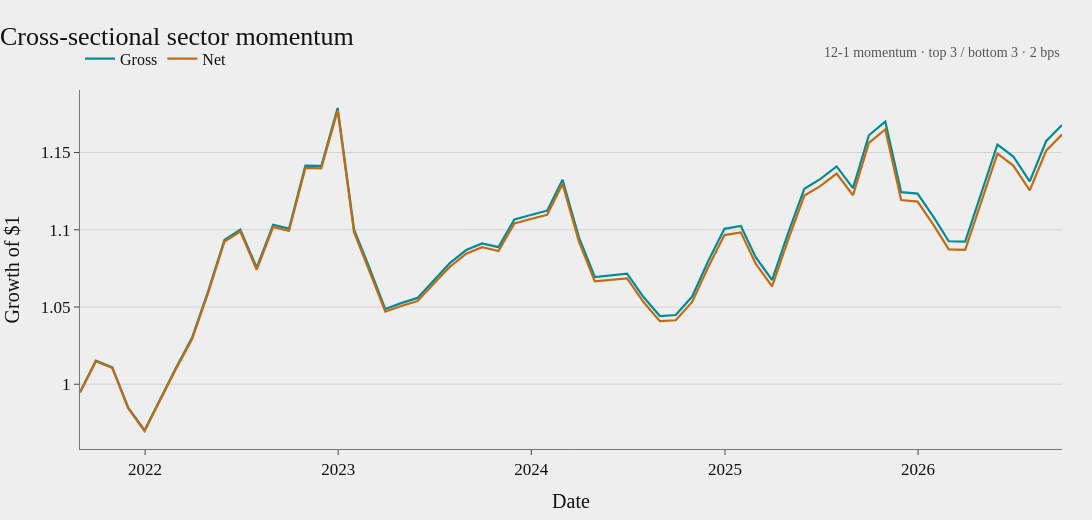

The notebook cell saved with this chart:
### Markdown cell above
## 11. Backtest the cross-sectional portfolio

Monthly asset returns are

$$
r_{i,t}
=
\frac{P_{i,t}}{P_{i,t-1}}-1.
$$

The portfolio uses the previous month's target weights:

$$
r^{p}_t
=
\sum_i w_{i,t-1}r_{i,t}.
$$

Transaction cost is based on the absolute change in portfolio weights.

### Code cell
monthly_returns = (
    monthly_close
    .pct_change(fill_method=None)
)

held_weights = (
    target_weights
    .shift(1)
    .fillna(0.0)
)

weight_change = (
    held_weights
    .diff()
)

if len(weight_change) > 0:
    weight_change.iloc[0] = held_weights.iloc[0]

monthly_turnover = (
    weight_change
    .abs()
    .sum(axis=1)
)

cross_gross_return = (
    held_weights
    * monthly_returns
).sum(axis=1, min_count=1)

cross_net_return = (
    cross_gross_return
    - monthly_turnover * COST_BPS / 10_000
)

cross_sectional = pd.DataFrame(
    {
        "gross_return": cross_gross_return,
        "net_return": cross_net_return,
        "turnover": monthly_turnover,
    }
).dropna(subset=["gross_return", "net_return"])

active_start = (
    held_weights.abs().sum(axis=1).gt(0)
)

if active_start.any():
    first_active = active_start[active_start].index[0]
    cross_sectional = cross_sectional.loc[first_active:]
    held_weights = held_weights.loc[first_active:]

cross_metrics = pd.DataFrame(
    {
        "Cross-sectional gross": summary_from_returns(
            cross_sectional["gross_return"],
            periods_per_year=12,
            turnover=cross_sectional["turnover"],
        ),
        "Cross-sectional net": summary_from_returns(
            cross_sectional["net_return"],
            periods_per_year=12,
            turnover=cross_sectional["turnover"],
        ),
    }
)

display(cross_metrics.round(4))

cross_equity = pd.DataFrame(
    {
        "Gross": (1 + cross_sectional["gross_return"]).cumprod(),
        "Net": (1 + cross_sectional["net_return"]).cumprod(),
    }
)

fig = go.Figure()

fig.add_trace(
    go.Scatter(
        x=cross_equity.index,
        y=cross_equity["Gross"],
        name="Gross",
        line={"color": ACCENT, "width": 2.2},
    )
)

fig.add_trace(
    go.Scatter(
        x=cross_equity.index,
        y=cross_equity["Net"],
        name="Net",
        line={"color": SECONDARY_ACCENT, "width": 2.2},
    )
)

style_chart(
    fig,
    title="Cross-sectional sector momentum",
    source_text=(
        f"12-1 momentum · top {N_LONG} / bottom {N_SHORT} · "
        f"{COST_BPS:.0f} bps"
    ),
)
label_axes(fig, x_title="Date", y_title="Growth of $1")
fig.show()

### Figure 1 — Plotly figure (JSON) as saved in the notebook; plotly's stock layout.template omitted (floating-point values rounded to 4 significant figures)
{"data": [{"line": {"color": "#008C95", "width": 2.2}, "name": "Gross", "type": "scatter", "x": ["2021-08-31T00:00:00+00:00", "2021-09-30T00:00:00+00:00", "2021-10-31T00:00:00+00:00", "2021-11-30T00:00:00+00:00", "2021-12-31T00:00:00+00:00", "2022-01-31T00:00:00+00:00", "2022-02-28T00:00:00+00:00", "2022-03-31T00:00:00+00:00", "2022-04-30T00:00:00+00:00", "2022-05-31T00:00:00+00:00", "2022-06-30T00:00:00+00:00", "2022-07-31T00:00:00+00:00", "2022-08-31T00:00:00+00:00", "2022-09-30T00:00:00+00:00", "2022-10-31T00:00:00+00:00", "2022-11-30T00:00:00+00:00", "2022-12-31T00:00:00+00:00", "2023-01-31T00:00:00+00:00", "2023-02-28T00:00:00+00:00", "2023-03-31T00:00:00+00:00", "2023-04-30T00:00:00+00:00", "2023-05-31T00:00:00+00:00", "2023-06-30T00:00:00+00:00", "2023-07-31T00:00:00+00:00", "2023-08-31T00:00:00+00:00", "2023-09-30T00:00:00+00:00", "2023-10-31T00:00:00+00:00", "2023-11-30T00:00:00+00:00", "2023-12-31T00:00:00+00:00", "2024-01-31T00:00:00+00:00", "2024-02-29T00:00:00+00:00", "2024-03-31T00:00:00+00:00", "2024-04-30T00:00:00+00:00", "2024-05-31T00:00:00+00:00", "2024-06-30T00:00:00+00:00", "2024-07-31T00:00:00+00:00", "2024-08-31T00:00:00+00:00", "2024-09-30T00:00:00+00:00", "2024-10-31T00:00:00+00:00", "2024-11-30T00:00:00+00:00", "2024-12-31T00:00:00+00:00", "2025-01-31T00:00:00+00:00", "2025-02-28T00:00:00+00:00", "2025-03-31T00:00:00+00:00", "2025-04-30T00:00:00+00:00", "2025-05-31T00:00:00+00:00", "2025-06-30T00:00:00+00:00", "2025-07-31T00:00:00+00:00", "2025-08-31T00:00:00+00:00", "2025-09-30T00:00:00+00:00", "2025-10-31T00:00:00+00:00", "2025-11-30T00:00:00+00:00", "2025-12-31T00:00:00+00:00", "2026-01-31T00:00:00+00:00", "2026-02-28T00:00:00+00:00", "2026-03-31T00:00:00+00:00", "2026-04-30T00:00:00+00:00", "2026-05-31T00:00:00+00:00", "2026-06-30T00:00:00+00:00", "2026-07-31T00:00:00+00:00", "2026-08-31T00:00:00+00:00", "2026-09-30T00:00:00+00:00"], "y": [0.9948, 1.015, 1.011, 0.9849, 0.9702, 0.9914, 1.01, 1.03, 1.06, 1.093, 1.1, 1.075, 1.103, 1.101, 1.142, 1.141, 1.179, 1.1, 1.076, 1.049, 1.052, 1.056, 1.067, 1.078, 1.087, 1.091, 1.089, 1.107, 1.11, 1.112, 1.132, 1.095, 1.069, 1.071, 1.072, 1.056, 1.044, 1.045, 1.057, 1.079, 1.101, 1.102, 1.082, 1.067, 1.097, 1.127, 1.133, 1.141, 1.127, 1.161, 1.17, 1.124, 1.123, 1.108, 1.093, 1.092, 1.123, 1.155, 1.147, 1.131, 1.157, 1.168]}, {"line": {"color": "#C56A13", "width": 2.2}, "name": "Net", "type": "scatter", "x": ["2021-08-31T00:00:00+00:00", "2021-09-30T00:00:00+00:00", "2021-10-31T00:00:00+00:00", "2021-11-30T00:00:00+00:00", "2021-12-31T00:00:00+00:00", "2022-01-31T00:00:00+00:00", "2022-02-28T00:00:00+00:00", "2022-03-31T00:00:00+00:00", "2022-04-30T00:00:00+00:00", "2022-05-31T00:00:00+00:00", "2022-06-30T00:00:00+00:00", "2022-07-31T00:00:00+00:00", "2022-08-31T00:00:00+00:00", "2022-09-30T00:00:00+00:00", "2022-10-31T00:00:00+00:00", "2022-11-30T00:00:00+00:00", "2022-12-31T00:00:00+00:00", "2023-01-31T00:00:00+00:00", "2023-02-28T00:00:00+00:00", "2023-03-31T00:00:00+00:00", "2023-04-30T00:00:00+00:00", "2023-05-31T00:00:00+00:00", "2023-06-30T00:00:00+00:00", "2023-07-31T00:00:00+00:00", "2023-08-31T00:00:00+00:00", "2023-09-30T00:00:00+00:00", "2023-10-31T00:00:00+00:00", "2023-11-30T00:00:00+00:00", "2023-12-31T00:00:00+00:00", "2024-01-31T00:00:00+00:00", "2024-02-29T00:00:00+00:00", "2024-03-31T00:00:00+00:00", "2024-04-30T00:00:00+00:00", "2024-05-31T00:00:00+00:00", "2024-06-30T00:00:00+00:00", "2024-07-31T00:00:00+00:00", "2024-08-31T00:00:00+00:00", "2024-09-30T00:00:00+00:00", "2024-10-31T00:00:00+00:00", "2024-11-30T00:00:00+00:00", "2024-12-31T00:00:00+00:00", "2025-01-31T00:00:00+00:00", "2025-02-28T00:00:00+00:00", "2025-03-31T00:00:00+00:00", "2025-04-30T00:00:00+00:00", "2025-05-31T00:00:00+00:00", "2025-06-30T00:00:00+00:00", "2025-07-31T00:00:00+00:00", "2025-08-31T00:00:00+00:00", "2025-09-30T00:00:00+00:00", "2025-10-31T00:00:00+00:00", "2025-11-30T00:00:00+00:00", "2025-12-31T00:00:00+00:00", "2026-01-31T00:00:00+00:00", "2026-02-28T00:00:00+00:00", "2026-03-31T00:00:00+00:00", "2026-04-30T00:00:00+00:00", "2026-05-31T00:00:00+00:00", "2026-06-30T00:00:00+00:00", "2026-07-31T00:00:00+00:00", "2026-08-31T00:00:00+00:00", "2026-09-30T00:00:00+00:00"], "y": [0.9946, 1.015, 1.011, 0.9845, 0.9697, 0.9907, 1.01, 1.029, 1.059, 1.092, 1.099, 1.074, 1.102, 1.099, 1.14, 1.14, 1.177, 1.098, 1.075, 1.047, 1.051, 1.054, 1.065, 1.076, 1.084, 1.089, 1.086, 1.104, 1.107, 1.11, 1.13, 1.092, 1.067, 1.068, 1.069, 1.053, 1.041, 1.041, 1.053, 1.076, 1.097, 1.098, 1.078, 1.063, 1.093, 1.122, 1.128, 1.136, 1.122, 1.156, 1.165, 1.119, 1.118, 1.103, 1.087, 1.087, 1.118, 1.149, 1.142, 1.125, 1.151, 1.162]}], "layout": {"annotations": [{"font": {"color": "#555555", "family": "Times New Roman", "size": 14}, "showarrow": false, "text": "12-1 momentum · top 3 / bottom 3 · 2 bps", "x": 1, "xanchor": "right", "xref": "paper", "y": 1.13, "yref": "paper"}], "font": {"color": "#111111", "family": "Times New Roman", "size": 17}, "height": 520, "hovermode": "x unified", "legend": {"bgcolor": "rgba(0,0,0,0)", "font": {"family": "Times New Roman", "size": 16}, "orientation": "h", "x": 0, "xanchor": "left", "y": 1.04, "yanchor": "bottom"}, "margin": {"b": 65, "l": 75, "r": 30, "t": 90}, "paper_bgcolor": "#EEEEEE", "plot_bgcolor": "#EEEEEE", "title": {"font": {"color": "#111111", "family": "Times New Roman", "size": 26}, "text": "Cross-sectional sector momentum", "x": 0, "xanchor": "left"}, "width": 1250, "xaxis": {"linecolor": "#777777", "showgrid": false, "showline": true, "ticks": "outside", "title": {"text": "Date"}, "zeroline": false}, "yaxis": {"gridcolor": "#D2D2D2", "linecolor": "#777777", "showgrid": true, "showline": true, "ticks": "outside", "title": {"text": "Growth of $1"}, "zeroline": false}}}
